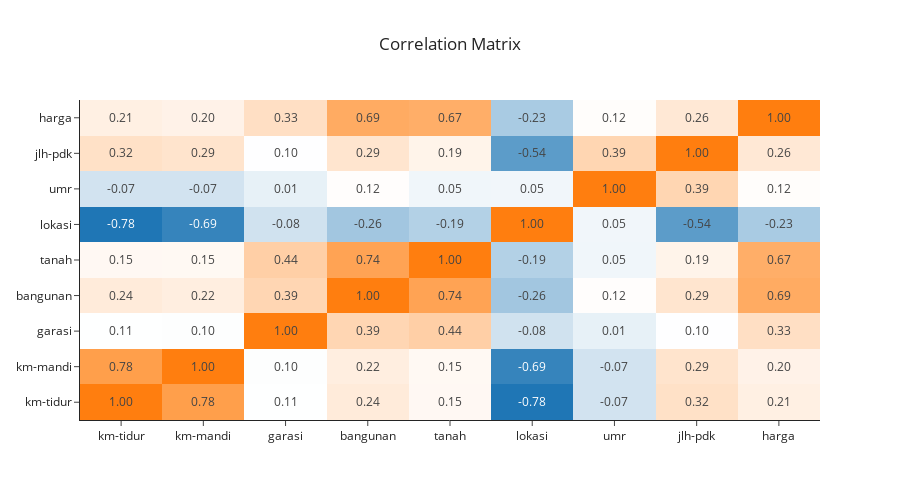

Source (notebook cell):
### Code cell
df_corr = cp_df2.corr()

fig = go.Figure()
fig.add_trace(
    go.Heatmap(
        x = df_corr.columns,
        y = df_corr.index,
        z = np.array(df_corr),
        text=df_corr.values,
        texttemplate='%{text:.2f}',
        colorscale = ["#1f76b5", "white", "#ff7e0f"],
        showscale=False
    )
)
fig.update_layout(height=500, title="Correlation Matrix", title_x=.5)
fig.show()
